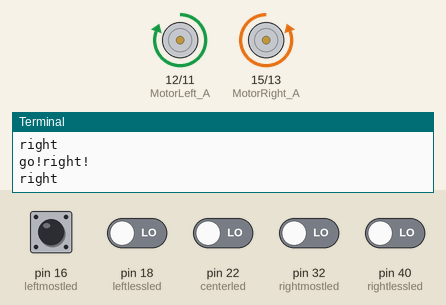
Simulated run of this program. Board: Raspberry Pi (header pin numbers). On the bench: motor-driver pin pairs drawn as motors (green arrow = first pin HIGH = forward, orange = second pin HIGH = backward, longer = more drive, scaled by the enable pin), the last lines printed to the terminal. The test bench sets the inputs (shaded band); at power-on: pin 16 (leftmostled), pin 18 (leftlessled), pin 22 (centerled), pin 32 (rightmostled), pin 40 (rightlessled) LOW.

Above: at 1.2 s.
1.3 s: pin 22 (centerled) driven HIGH
At 1.8 s:
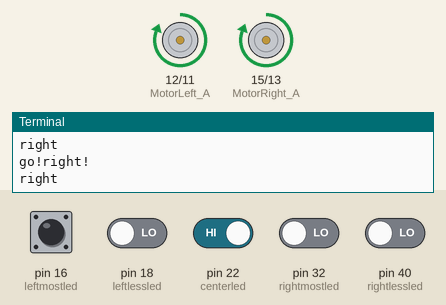
3.0 s: pin 22 (centerled) driven LOW
At 3.5 s:
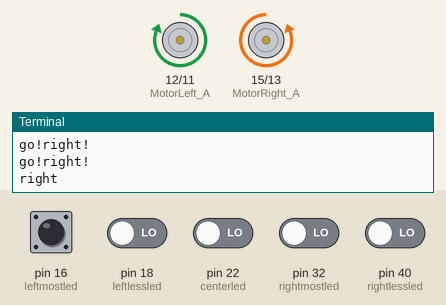
6.0 s: pin 32 (rightmostled) driven HIGH and pin 40 (rightlessled) driven HIGH
At 7.05 s:
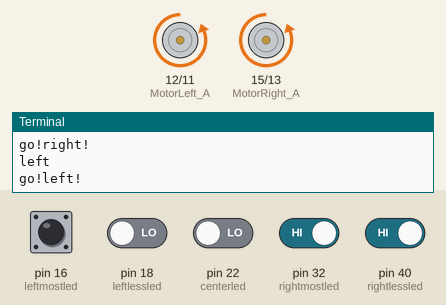
9.0 s: pin 16 (leftmostled) pulled HIGH for 0.6 s
12.0 s: pin 32 (rightmostled) driven LOW
At 13.3 s:
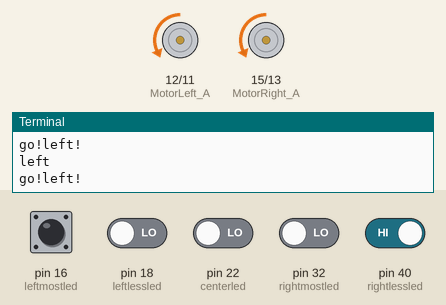
13.6 s: pin 16 (leftmostled) driven HIGH and pin 18 (leftlessled) driven HIGH and pin 22 (centerled) driven HIGH and pin 32 (rightmostled) driven HIGH and pin 40 (rightlessled) driven LOW
At 14.7 s:
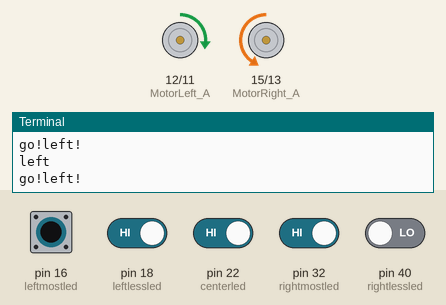
Timing chart, 0 to 16.1 s (numbered marks = the images above; inputs shaded):
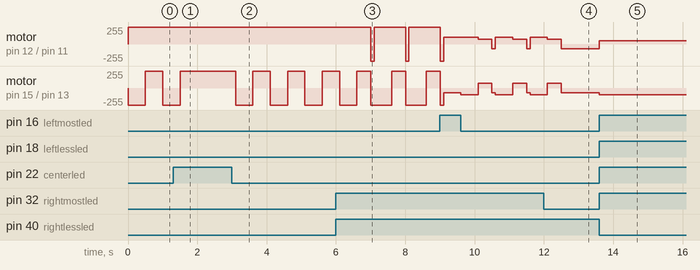

The program:

Main.py
```python
# Movement 모듈 임포트
# 구동체의 기본적인 움직임을 담당하는 모듈로,
# 전진, 포인트턴, 멈춤, 라인트레이싱 등의 움직임의 메서드를 포함하고 있음
import Movement

# Linetracing 모듈 임포트
# 5방향 센서가 라인을 읽을 때 받아오는 값들을 받아오기 위해 필요한 모듈로,
# 이 모듈의 메서드를 통해 현재 라인 상태를 알 수 있음
import Linetracing

# Maze 모듈 임포트
# 구동체가 미로 속에서 주행할 때, 수행해야할 움직임을 담당하는 모듈로,
# 우회전, 좌회전, 유턴 움직임의 메서드를 포함하고 있음
import Maze

# 속도를 6개의 단계로 나누어 변수에 지정해줌
# 여기서 veryhighspeed는 구동체가 직진할 때의 가장 보편적인 속도를 입력함
veryhighspeed = 40
highspeed = 28
midspeed = 18
lowspeed = 10
verylowspeed = 3
zero = 0

# 이중리스트 형태이며, 첫번째 인덱스에 해당되는 부분은 5개의 센서가 받아오는 센서의 결과값을 예측한 부분임
# 두번째 인덱스에 해당되는 부분은 이 코드에 자체적으로 생성한 go()함수에 좌측 바퀴 속도로 입력하는 값임
# 세번째 인덱스에 해당되는 부분은 이 코드에 자체적으로 생성한 go()함수에 우측 바퀴 속도로 입력하는 값임
linetracing_list = [
    [[0,1,1,1,1], verylowspeed, veryhighspeed],
    [[0,0,1,1,1], lowspeed, veryhighspeed],
    [[1,0,1,1,1], midspeed, veryhighspeed],
    [[1,0,0,1,1], highspeed, veryhighspeed],
    [[1,1,1,1,0], veryhighspeed, verylowspeed],
    [[1,1,1,0,0], veryhighspeed, lowspeed],
    [[1,1,1,0,1], veryhighspeed, midspeed],
    [[1,1,0,0,1], veryhighspeed, highspeed],
    [[1,1,0,1,1], veryhighspeed, veryhighspeed],
    [[1,0,0,0,1], veryhighspeed, veryhighspeed]
]

# 오른쪽/왼쪽 그리고 유턴으로 포인트턴할때의 센서 상태를 이중리스트 형태로 만들어줌
right_list = [[0,0,0,0,0],[1,1,0,0,0],[1,0,0,0,0]]
left_list = [[0,0,0,1,1]]
uturn_list = [[1,1,1,1,1]]

if __name__ == "__main__":
    try:
        while True:
            # Linetracing 모듈에 getLine() 메서드를 이용해서,
            # 현재 라인 상태를 리스트 형태로 받아옴
            line = Linetracing.getLine()

            # 위에 선언해준 linetracing_list의 길이만큼 for문을 반복함
            # 이중 리스트인 linetracing_list의 첫번째 인덱스 값이 5방향 센서의 데이터와 같으면,
            # 두번재 인덱스와 세번째 인덱스 값을 Movement 모듈에 있는 go()함수의 파라미터로 입력시켜 go()함수를 구동시킴
            for i in range(len(linetracing_list)):
                if line == linetracing_list[i][0]:
                    Movement.go(linetracing_list[i][2], linetracing_list[i][1])
                    break

            # 5방향 센서에서 읽어오는 데이터가 오른쪽으로 턴할때의 센서 상태를 저장한
            # 이중리스트 안에 해당 값이 있으면 Maze 모듈에 있는 isright() 메서드를 실행시킴
            if line in right_list:
                print('right')
                Maze.isright()
            # 5방향 센서에서 읽어오는 데이터가 왼쪽으로 턴할때의 센서 상태를 저장한
            # 이중리스트 안에 해당 값이 있으면 Maze 모듈에 있는 isleft() 메서드를 실행시킴
            elif line in left_list:
                print('left')
                Maze.isleft()
            # 5방향 센서에서 읽어오는 데이터가 유턴으로 턴할때의 센서 상태를 저장한
            # 이중리스트 안에 해당 값이 있으면 Maze 모듈에 있는 uturn() 메서드를 실행시킴
            elif line in uturn_list:
                print('uturn')
                Maze.uturn()

    except KeyboardInterrupt:
        # Ctrl+C키를 누를시,
        # 움직이는 구동체 작동 멈춤
        # 이 경우 Movement 모듈에 있는 pwm_low() 메서드 실행시킴
        Movement.pwm_low()
```

Movement.py
```python
# GPIO 라이브러리 임포트
import RPi.GPIO as GPIO

# time 메소드 임포트
import time

# Setup 모듈 임포트
# 구동체의 움직임을 위해 기본적으로 설정해주는 모듈로,
# 구동체의 좌측/우측 모터의 속도 조절과 전진/후진 설정을 해줌
import Setup


def pwm_setup():
    # 좌측/우측 모터 속도 초기값 설정
    Setup.LeftPwm.start(0)
    Setup.RightPwm.start(0)

def go_forward(speed, running_time):
    # 시간 running_time과 속도 speed를 파라미터로 받음
    # 구동체를 특정 시간동안 특정 속도로 전진하게끔 하는 함수임
    Setup.leftmotor(Setup.forward)
    Setup.GPIO.output(Setup.MotorLeft_PWM, Setup.GPIO.HIGH)
    Setup.rightmotor(Setup.forward)
    Setup.GPIO.output(Setup.MotorRight_PWM, Setup.GPIO.HIGH)
    Setup.LeftPwm.ChangeDutyCycle(speed)
    Setup.RightPwm.ChangeDutyCycle(speed)
    time.sleep(running_time)

def stop():
    # 구동체의 정지하게 하는 코드
    # 모터의 속도를 GPIO.LOW로 설정하고 속도를 0으로 설정함으로써 정지하게끔 함
    GPIO.output(Setup.MotorLeft_PWM, GPIO.LOW)
    GPIO.output(Setup.MotorRight_PWM, GPIO.LOW)
    Setup.LeftPwm.ChangeDutyCycle(0)
    Setup.RightPwm.ChangeDutyCycle(0)

def pwm_low():
    # 구동체의 동작을 완전히 멈추는 코드 (대부분 강제 정지 때 사용)
    # 모터의 속도를 GPIO.LOW로 설정하고 속도를 0으로 설정함으로써 정지하게끔 함
    # GPIO에 있는 cleanup() 메서드를 이용해 구동체의 동작을 멈춤
    GPIO.output(Setup.MotorLeft_PWM, GPIO.LOW)
    GPIO.output(Setup.MotorRight_PWM, GPIO.LOW)
    Setup.LeftPwm.ChangeDutyCycle(0)
    Setup.RightPwm.ChangeDutyCycle(0)
    GPIO.cleanup()

def rightPointTurn(speed, running_time):
    # speed와 running_time을 파라미터로 가져옴
    # 각 바퀴의 방향을 반대로 해서 턴하는 유형
    # 좌측 모터를 전진으로, 우측 모터를 후진으로 설정
    Setup.leftmotor(Setup.forward)
    Setup.rightmotor(Setup.backward)

    Setup.LeftPwm.ChangeDutyCycle(speed)
    Setup.RightPwm.ChangeDutyCycle(speed)
    time.sleep(running_time)

def leftPointTurn(speed, running_time):
    # speed와 running_time을 파라미터로 가져옴
    # 각 바퀴의 방향을 반대로 해서 턴하는 유형
    # 우측 모터를 전진으로, 좌측 모터를 후진으로 설정
    Setup.leftmotor(Setup.backward)
    Setup.rightmotor(Setup.forward)

    Setup.LeftPwm.ChangeDutyCycle(speed)
    Setup.RightPwm.ChangeDutyCycle(speed)
    time.sleep(running_time)

def go(leftspeed, rightspeed):
    # 이 함수는 구동체의 오른쪽바퀴와 왼쪽바퀴의 속도를 일일이 입력값으로 받아와,
    # start라는 메서드를 이용해 바퀴를 전진하게 하게끔 만든 함수임 (+ 전진을 go_any에 내재된 메서드를 이용하지 않음)
    # leftspeed는 좌측 바퀴의 속도를, rightspeed는 우측 바퀴의 속도를 받아오는 입력값임
    Setup.leftmotor(Setup.forward)
    Setup.rightmotor(Setup.forward)
    Setup.LeftPwm.start(leftspeed)
    Setup.RightPwm.start(rightspeed)
```

Linetracing.py
```python
# GPIO 라이브러리 임포트
import RPi.GPIO as GPIO

# GPIO 모드를 BOARD 모드로 설정
GPIO.setmode(GPIO.BOARD)

# GPIO 경고 메세지를 나타나지 않게 설정
GPIO.setwarnings(False)

leftmostled = 16    # OTD(16)는 가장 왼쪽에 있는 LED로 16번 핀과 연결되어 있고, 가장 왼쪽에 있어서 leftmostled라고 함
leftlessled = 18    # OTB(18) 두 번째 왼쪽에 있는 LED로 18번 핀과 연결되어 있고, leftlessled라고 함
centerled = 22      # OTA(22)는 중앙에 있는 LED로 22번 핀과 연결되어 있고, centerled라고 함
rightlessled = 40   # OTC(40)는 두 번째 오른쪽에 있는 LED로 40번 핀과 연결되어 있고, rightlessled라고 함
rightmostled = 32   # OTE(32)는 가장 오른쪽에 있는 LED로 32번 핀과 연결되어 있고, 가장 오른쪽에 있어서 rightmostled라고 함

# 5방향 센서의 출력 데이터가 라즈베리 파이로 입력되기 때문에,
# 라즈베리 파이의 16, 18, 22, 40, 32번 핀은 Input 핀으로 설정됨
GPIO.setup(leftmostled, GPIO.IN)
GPIO.setup(leftlessled, GPIO.IN)
GPIO.setup(centerled,   GPIO.IN)
GPIO.setup(rightlessled, GPIO.IN)
GPIO.setup(rightmostled, GPIO.IN)


def getLine():
    # 5방향 센서가 라인을 읽을 때 받아오는 값들을 각각의 특정 변수이름에 할당
    # 그 변수를 하나의 리스트에 순서대로 입력시켜 리턴시킴
    # 다른 코드에서 이 함수를 통해 현재 라인 상태를 알 수 있음
    l1 = (GPIO.input(leftmostled))
    l2 = (GPIO.input(leftlessled))
    c = (GPIO.input(centerled))
    r2 = (GPIO.input(rightlessled))
    r1 = (GPIO.input(rightmostled))

    sensor_list = [l1,l2,c,r2,r1]

    return sensor_list
```

Maze.py
```python
# Movement 모듈 임포트
# 구동체의 기본적인 움직임을 담당하는 모듈로,
# 전진, 포인트턴, 멈춤, 라인트레이싱 등의 움직임의 메서드를 포함하고 있음
import Movement

# Linetracing 모듈 임포트
# 5방향 센서가 라인을 읽을 때 받아오는 값들을 받아오기 위해 필요한 모듈로,
# 이 모듈의 메서드를 통해 현재 라인 상태를 알 수 있음
import Linetracing

# 구동체가 특정 움직임을 수행하기 전에 전진함
# 그때의 전진 속도와 시간을 설정
forwardspeed = 40
forwardtime = 0.5

# 구동체가 우회전/좌회전이나 유턴을 행할 때,
# 처음 회전은 큰 회전으로, 회전 세기와 시간을 설정해줌
# 두번째 회전은 세밀한 회전으로, 회전 시간만 설정해줌
turnspeed = 27
turntime_bf = 0.4
turntime_af = 0.1
turntime_ut = 1


def isright():
    # 우회전을 행할 상황에서 수행되는 함수로,
    # 회전 수행 전, 위에서 정해준 속도와 시간으로 전진하고,
    # 우측으로 포인트턴을 수행함, 그리고 5방향 센서 중 가운데 센서가 검은색 라인에 올 때까지 진행함
    # 첫번째 회전은 큰 회전으로, 두번째 회전은 세밀한 회전으로 주행 속도를 높임
    Movement.go_forward(forwardspeed, forwardtime)
    Movement.rightPointTurn(turnspeed, turntime_bf)
    while True:
        line = Linetracing.getLine()
        Movement.rightPointTurn(turnspeed, turntime_af)
        print('go!right!')
        if line[2] == 0:
            break


def isleft():
    # 좌회전을 행할 상황에서 수행되는 함수로,
    # 회전 수행 전, 위에서 정해준 속도와 시간으로 전진하고,
    # 좌측으로 포인트턴을 수행함, 그리고 5방향 센서 중 가운데 센서가 검은색 라인에 올 때까지 진행함
    # 첫번째 회전은 큰 회전으로, 두번째 회전은 세밀한 회전으로 주행 속도를 높임
    Movement.go_forward(forwardspeed, forwardtime)
    Movement.rightPointTurn(turnspeed, turntime_bf)
    while True:
        line = Linetracing.getLine()
        print('go!left!')
        Movement.leftPointTurn(turnspeed, turntime_af)
        if line[2] == 0:
            break


def uturn():
    # 유턴을 행할 상황에서 수행되는 함수로,
    # 회전 수행 전, 위에서 정해준 속도와 시간으로 전진하고,
    # 우측으로 포인트턴을 수행함, 그리고 5방향 센서 중 가운데 센서가 검은색 라인에 올 때까지 진행함
    # 첫번째 회전은 큰 회전으로, 두번째 회전은 세밀한 회전으로 주행 속도를 높임
    Movement.go_forward(forwardspeed, forwardtime)
    Movement.rightPointTurn(turnspeed, turntime_ut)
    while True:
        line = Linetracing.getLine()
        print('go!uturn!')
        Movement.rightPointTurn(turnspeed + 3, turntime_af)
        if line[2] == 0:
            break
```

Setup.py
```python
# GPIO 라이브러리 임포트
import RPi.GPIO as GPIO

# GPIO 모드를 BOARD 모드로 설정
GPIO.setmode(GPIO.BOARD)

# GPIO 경고 메세지를 나타나지 않게 설정
GPIO.setwarnings(False)

# 전진하기 위한 변수 forward와 backward에 각각 True, False값 할당
forward = True
backward = not(forward)

# =======================================================================
# 라즈베리파이에 있는 12, 11, 35번 핀 선언
# 좌측모터를 컨트롤하기 위해 필요한 세개의 핀
# =======================================================================
MotorLeft_A = 12
MotorLeft_B = 11
MotorLeft_PWM = 35

# =======================================================================
# 라즈베리파이에 있는 15, 13, 37번 핀 선언
# 우측모터를 컨트롤하기 위해 필요한 세개의 핀
# =======================================================================
MotorRight_A = 15
MotorRight_B = 13
MotorRight_PWM = 37

# =======================================================================
# GPIO 핀을 통해 라즈베리파이가 OUT으로 설정
# 좌측 모터의 출력 내보냄
# =======================================================================

# 좌측 모터 핀을 Output으로 설정
GPIO.setup(MotorLeft_A, GPIO.OUT)
GPIO.setup(MotorLeft_B, GPIO.OUT)
GPIO.setup(MotorLeft_PWM, GPIO.OUT)

# =======================================================================
# GPIO 핀을 통해 라즈베리파이가 OUT으로 설정
# 우측 모터의 출력 내보냄
# =======================================================================

# 우측 모터 핀을 Output으로 설정
GPIO.setup(MotorRight_A, GPIO.OUT)
GPIO.setup(MotorRight_B, GPIO.OUT)
GPIO.setup(MotorRight_PWM, GPIO.OUT)

# 좌측/우측 모터 속도를 작동시키게 설정
GPIO.output(MotorLeft_PWM, GPIO.HIGH)
GPIO.output(MotorRight_PWM, GPIO.HIGH)

# =======================================================================
# 좌측 모터 속도 제어할 변수 생성
# 우측 모터 속도 제어할 변수 생성
# =======================================================================

# 속도 제어 (100 제한)
LeftPwm = GPIO.PWM(MotorLeft_PWM, 100)
RightPwm = GPIO.PWM(MotorRight_PWM, 100)

def leftmotor(x):
    # 왼쪽 모터의 Red 전원선이 위에 있을 때 leftmotor(x)함수의 x= True로 하고, 아래에 있을 때는 x= False로 사용
    if x == True:
        GPIO.output(MotorLeft_A, GPIO.HIGH)
        GPIO.output(MotorLeft_B, GPIO.LOW)      # x=True를 선택하면, 12번 핀에 High 값(1), 11번 핀에 Low 값(0)이 할당되어 전진할 수 있게 한다.

    elif x == False:
        GPIO.output(MotorLeft_A, GPIO.LOW)
        GPIO.output(MotorLeft_B, GPIO.HIGH)     # x=False를 선택하면, 12번 핀에 Low 값(0), 11번 핀에 High 값(1)이 할당되어 전진할 수 있게 한다.
    else:
        print('Config Error')


def rightmotor(x):
    # 오른쪽 모터의 Red 전원선이 위에 있을 때 leftmotor(x)함수의 x= True로 하고, 아래에 있을 때는 x= False로 사용
    if x == True:
        GPIO.output(MotorRight_A, GPIO.LOW)
        GPIO.output(MotorRight_B, GPIO.HIGH)    # x=True를 선택하면, 15번 핀에 Low 값(0), 13번 핀에 High 값(1) 이 할당되어 전진할 수 있게 한다.
    elif x == False:
        GPIO.output(MotorRight_A, GPIO.HIGH)
        GPIO.output(MotorRight_B, GPIO.LOW)     # x=False를 선택하면, 15번 핀에 High 값(1), 13번 핀에 Low 값(0)이 할당되어 전진할 수 있게 한다.
    else:
        print('Config Error')
```

Measured:
- after the input at 1.3 s, motor on pin 15 (MotorRight_A) / pin 13 (MotorRight_B): goes on until 1.5 s, then stays forward 255/255
- after the input at 3.0 s, motor on pin 15 (MotorRight_A) / pin 13 (MotorRight_B): alternates forward 255/255 for 0.50 s and backward 255/255 for 0.50 s, starting after 0.11 s
- after the input at 6.0 s, motor on pin 12 (MotorLeft_A) / pin 11 (MotorLeft_B): alternates forward 255/255 for 0.90 s and backward 255/255 for 0.10 s, starting after 1.0 s
- after the input at 12.0 s, motor on pin 12 (MotorLeft_A) / pin 11 (MotorLeft_B), motor on pin 15 (MotorRight_A) / pin 13 (MotorRight_B): goes on until 12.5 s, then stays backward 69/255
- after the input at 13.6 s, motor on pin 12 (MotorLeft_A) / pin 11 (MotorLeft_B): backward 69/255 → forward 46/255 at once; motor on pin 15 (MotorRight_A) / pin 13 (MotorRight_B): backward 69/255 → backward 102/255 at once
